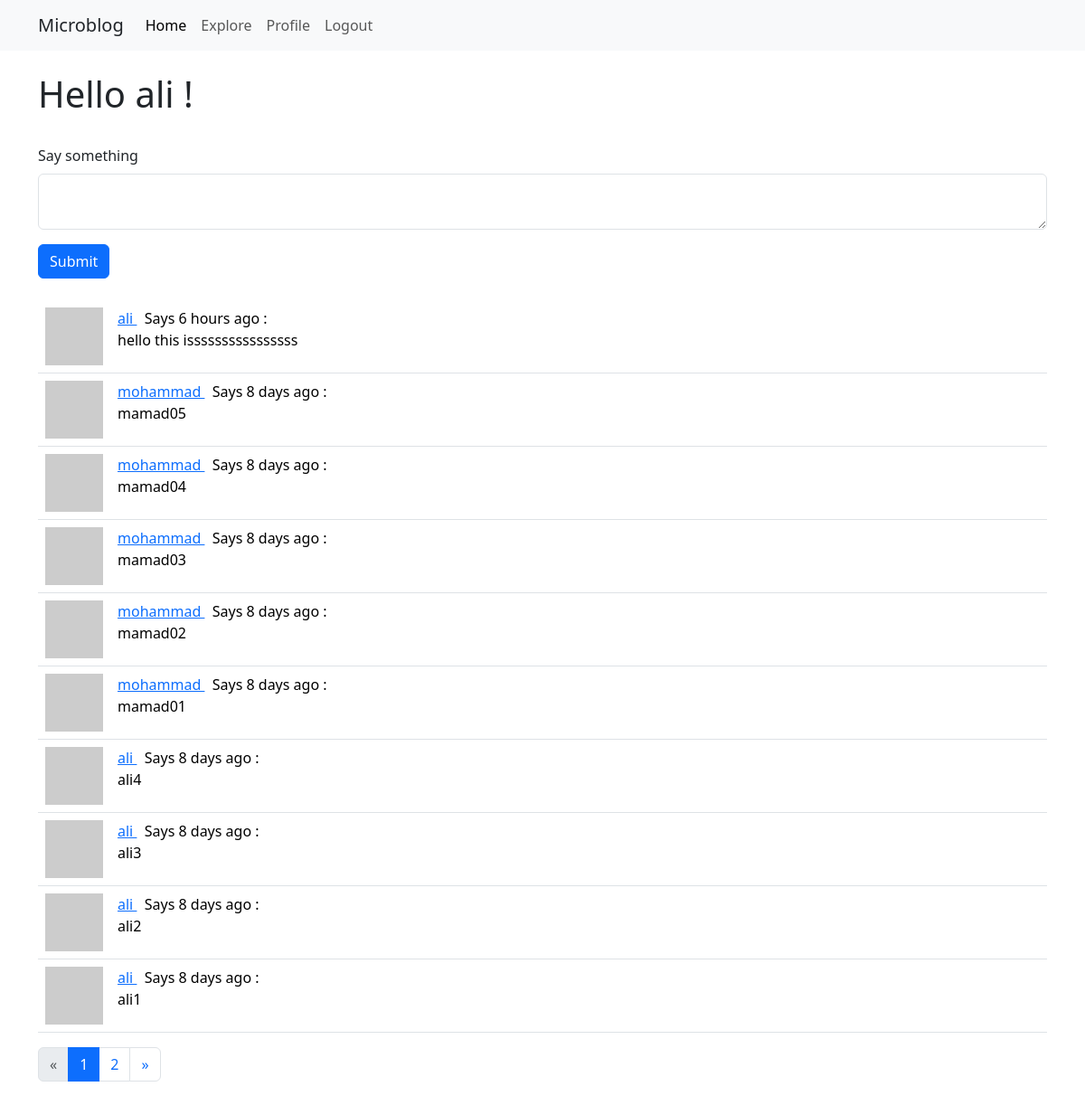
The page /index (signed in) on the database its author committed.
### myapp/models.py (models this page shows, shortened)
class User(db.Model, UserMixin):
    id = db.Column(db.Integer, primary_key=True)
    username = db.Column(db.String(64), index=True, unique=True)
    email = db.Column(db.String(128), index=True, unique=True)
    password_hash = db.Column(db.String(128))
    posts = db.relationship('Post', backref="author", lazy="dynamic")
    about_me = db.Column(db.String(140))
    last_seen = db.Column(db.DateTime(), default=datetime.utcnow)
    followed = db.relationship('User',secondary=follow_rel,
        primaryjoin = (id == follow_rel.c.follower_id),
        secondaryjoin = (id == follow_rel.c.followed_id),
        backref=db.backref("followers",lazy="dynamic"),
        lazy="dynamic"
    )
    def avatar(self, size, default="identicon"):
        digest = md5(self.email.encode("utf-8")).hexdigest()
        gravatar_link = "https://gravatar.com/avatar/{}?s={}&d={}"
        user_avatar = gravatar_link.format(digest, size, default)
        return user_avatar
    def following_posts(self):
        posts = Post.query.join(follow_rel, follow_rel.c.followed_id == Post.user_id).filter(follow_rel.c.follower_id == self.id)
        return posts
    def show_posts(self):
        posts = self.following_posts().union(self.posts).order_by(Post.timestamp.desc())
        return posts
    '''Expire in 10 minutes'''

class Post(db.Model):
    id = db.Column(db.Integer, primary_key=True)
    body = db.Column(db.Text())
    timestamp = db.Column(db.DateTime(), index=True, default=datetime.utcnow)
    user_id = db.Column(db.Integer, db.ForeignKey("user.id"))

### myapp/routes.py (the view)
@app.route("/",methods=["GET","POST"])
@app.route("/index",methods=["GET","POST"])
@login_required
def index():
    post_form = PostForm()
    if post_form.validate_on_submit():
       post = Post(body=post_form.body.data,author=current_user)
       db.session.add(post)
       db.session.commit()
       flash("Your post added successfully")
       return redirect(url_for("index"))
    page_number = request.args.get("page",default=1,type=int)
    posts = current_user.show_posts().paginate(page=page_number,per_page=app.config["POSTS_PER_PAGE"],error_out=False)
    return render_template("index.html", title="Home", posts=posts.items,form=post_form,pagination=posts)

### myapp/forms.py
class PostForm(FlaskForm):
    body = TextAreaField(label="Say something",validators=[DataRequired(),Length(min=1,max=140)])
    submit = SubmitField("Submit")

### myapp/models.py (called while the page is built)
@login.user_loader
def load_user(id):
    return User.query.get(int(id))

### myapp/routes.py (called while the page is built)
@app.before_request
def before_request_handler():
    if current_user.is_authenticated:
        current_user.last_seen = datetime.utcnow()
        db.session.commit()

### myapp/templates/index.html
{% extends "base.html" %}
{% block app_content %}
    <h1>Hello {{ current_user.username }} !</h1>
    <br>
	{% if form %}
	{% from 'bootstrap5/form.html' import render_form %}
	{{ render_form(form) }}<br>
	{% endif %}
	{% include "_posts.html" %}
	{% from 'bootstrap4/pagination.html' import render_pagination %}
	{{ render_pagination(pagination,align='center') }}
{% endblock %}

### myapp/templates/base.html (shortened to what this page needs)
<!DOCTYPE html>
<html lang="en">
<head>
	{% block head %}
	{% block styles %}
		{{ bootstrap.load_css() }}
	{% endblock %}
	{% endblock %}
</head>
<body>
	{% from 'bootstrap5/nav.html' import render_nav_item %}
	<nav class="navbar navbar-expand-lg bg-light">
	  <div class="container">
		  <a class="navbar-brand link-dark" href="{{ url_for('index') }}">Microblog</a>
		  {% from 'bootstrap5/utils.html' import render_icon %}
		<div class="collapse navbar-collapse" id="navbarSupportedContent">
		  <ul class="navbar-nav me-auto mb-2 mb-lg-0">
			{{ render_nav_item('index', 'Home', use_li=True) }}
			{{ render_nav_item('explore', 'Explore' ,use_li=True) }}
			{% if current_user.is_anonymous %}
			{{ render_nav_item('login' , 'Login',use_li=True) }}
			{% else %}
			{{ render_nav_item('user', 'Profile' ,use_li=True, username = current_user.username) }}
			{{ render_nav_item('logout', 'Logout',use_li=True) }}
			{% endif %}
		  </ul>
		</div>
	  </div>
	</nav>
	{% block content %}
	<div class="container">
	<br>
	{% block app_content %}
	{% endblock %}
	</div>
	{% endblock %}
</body>
</html>

### myapp/templates/_posts.html
<table class="table table-hover">
    {% for post in posts %}
    <tr>
        <td style="width:80px;"><img class="img-fluid" src="{{ post.author.avatar(size=64) }}" alt="picture"></td>
		<td>
			<p>
				<a href="{{ url_for('user',username = post.author.username) }}">
					{{ post.author.username }}
				</a>&nbsp;
				Says {{ moment(post.timestamp).fromNow() }} : <br>
				{{ post.body }}
			</p>
		</td>
    </tr>
    {% endfor %}
</table>

### rows shown on the page
User: username "Profile", username "ali"
Post: author.username "ali", timestamp "6 hours ago", body "hello this issssssssssssssss"
Post: author.username "mohammad", timestamp "8 days ago", body "mamad05"
Post: author.username "mohammad", timestamp "8 days ago", body "mamad04"
Post: author.username "mohammad", timestamp "8 days ago", body "mamad03"
Post: author.username "mohammad", timestamp "8 days ago", body "mamad02"
Post: author.username "mohammad", timestamp "8 days ago", body "mamad01"
Post: author.username "ali", timestamp "8 days ago", body "ali4"
Post: author.username "ali", timestamp "8 days ago", body "ali3"
Post: author.username "ali", timestamp "8 days ago", body "ali2"
Post: author.username "ali", timestamp "8 days ago", body "ali1"

### other values the page prints
{{ render_nav_item('index', 'Home', use_li=True) }} "Home"
{{ render_nav_item('explore', 'Explore' ,use_li=True) }} "Explore"
{{ render_nav_item('logout', 'Logout',use_li=True) }} "Logout"
{{ render_pagination(pagination,align='center') }} "« 1 2 »"
